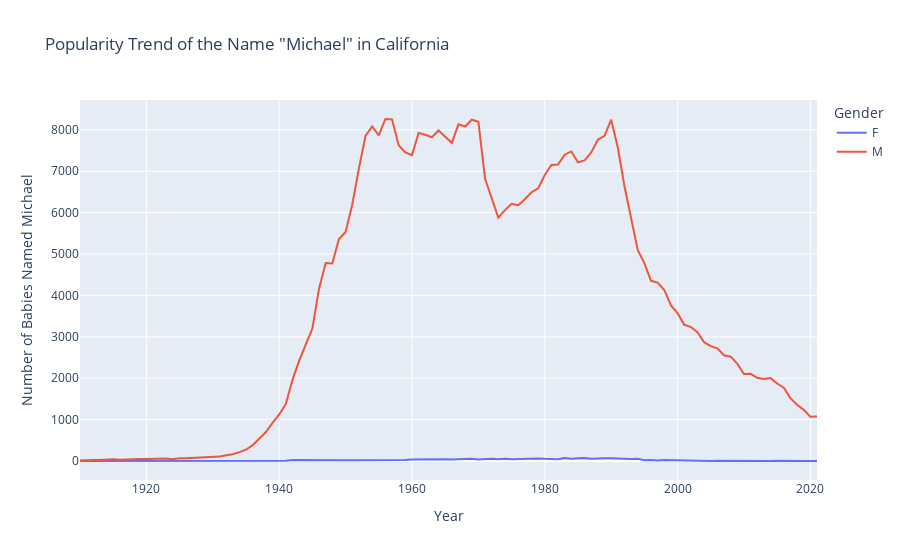
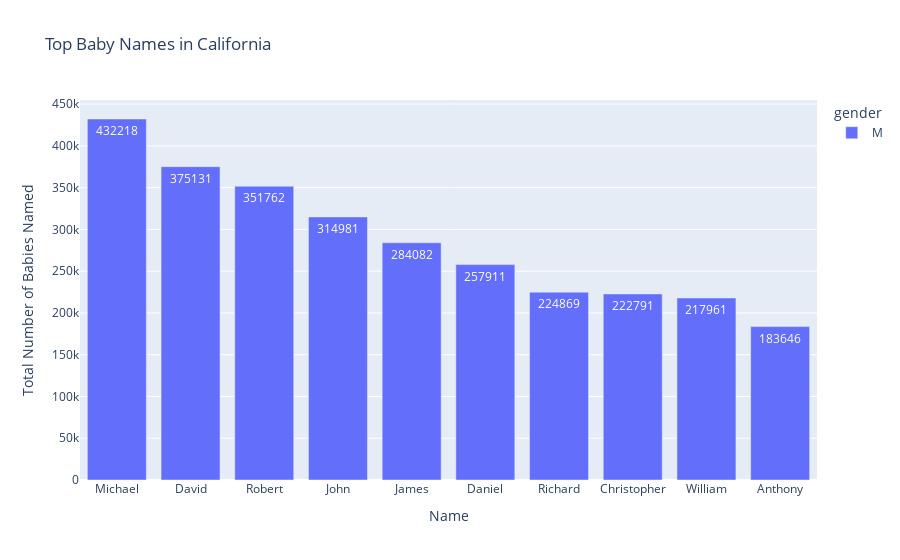
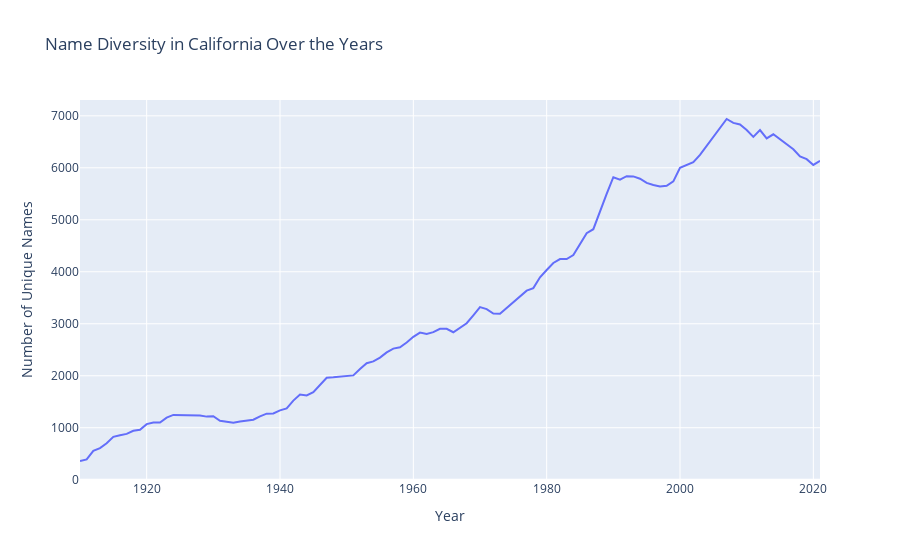

Notebook cell for these charts, in order:
### Code cell
# Removing the Gender Distribution in California plot
# Displaying only the remaining three plots
%matplotlib inline
fig1.show()
fig3.show()
fig4.show()

### Figure 1 — Plotly figure (JSON) as saved in the notebook; plotly's stock layout.template omitted (floating-point values rounded to 4 significant figures)
{"data": [{"hovertemplate": "Gender=F<br>Year=%{x}<br>Number of Babies=%{y}<extra></extra>", "legendgroup": "F", "line": {"color": "#636efa", "dash": "solid"}, "marker": {"symbol": "circle"}, "mode": "lines", "name": "F", "orientation": "v", "showlegend": true, "type": "scatter", "x": [1910, 1911, 1912, 1913, 1914, 1915, 1916, 1917, 1918, 1919, 1920, 1921, 1922, 1923, 1924, 1925, 1926, 1927, 1928, 1929, 1930, 1931, 1932, 1933, 1934, 1935, 1936, 1937, 1938, 1939, 1940, 1941, 1942, 1943, 1944, 1945, 1946, 1947, 1948, 1949, 1950, 1951, 1952, 1953, 1954, 1955, 1956, 1957, 1958, 1959, 1960, 1961, 1962, 1963, 1964, 1965, 1966, 1967, 1968, 1969, 1970, 1971, 1972, 1973, 1974, 1975, 1976, 1977, 1978, 1979, 1980, 1981, 1982, 1983, 1984, 1985, 1986, 1987, 1988, 1989, 1990, 1991, 1992, 1993, 1994, 1995, 1996, 1997, 1998, 1999, 2000, 2001, 2002, 2003, 2004, 2005, 2006, 2007, 2008, 2009, 2010, 2011, 2012, 2013, 2014, 2015, 2016, 2017, 2018, 2019, 2020, 2021], "xaxis": "x", "y": [0, 0, 0, 0, 0, 0, 0, 0, 0, 0, 0, 0, 0, 0, 0, 0, 0, 0, 0, 0, 0, 0, 0, 0, 0, 0, 0, 0, 7, 9, 12, 8, 25, 22, 20, 22, 25, 20, 15, 20, 18, 19, 18, 23, 25, 28, 15, 21, 23, 23, 34, 38, 42, 45, 36, 44, 36, 48, 47, 55, 39, 52, 57, 45, 56, 45, 53, 63, 64, 62, 53, 55, 42, 70, 52, 64, 74, 55, 66, 65, 68, 55, 54, 46, 52, 20, 27, 13, 24, 19, 17, 12, 10, 9, 10, 0, 9, 7, 0, 0, 0, 0, 0, 0, 0, 5, 0, 0, 0, 0, 0, 0], "yaxis": "y"}, {"hovertemplate": "Gender=M<br>Year=%{x}<br>Number of Babies=%{y}<extra></extra>", "legendgroup": "M", "line": {"color": "#EF553B", "dash": "solid"}, "marker": {"symbol": "circle"}, "mode": "lines", "name": "M", "orientation": "v", "showlegend": true, "type": "scatter", "x": [1910, 1911, 1912, 1913, 1914, 1915, 1916, 1917, 1918, 1919, 1920, 1921, 1922, 1923, 1924, 1925, 1926, 1927, 1928, 1929, 1930, 1931, 1932, 1933, 1934, 1935, 1936, 1937, 1938, 1939, 1940, 1941, 1942, 1943, 1944, 1945, 1946, 1947, 1948, 1949, 1950, 1951, 1952, 1953, 1954, 1955, 1956, 1957, 1958, 1959, 1960, 1961, 1962, 1963, 1964, 1965, 1966, 1967, 1968, 1969, 1970, 1971, 1972, 1973, 1974, 1975, 1976, 1977, 1978, 1979, 1980, 1981, 1982, 1983, 1984, 1985, 1986, 1987, 1988, 1989, 1990, 1991, 1992, 1993, 1994, 1995, 1996, 1997, 1998, 1999, 2000, 2001, 2002, 2003, 2004, 2005, 2006, 2007, 2008, 2009, 2010, 2011, 2012, 2013, 2014, 2015, 2016, 2017, 2018, 2019, 2020, 2021], "xaxis": "x", "y": [13, 10, 23, 24, 35, 42, 33, 32, 35, 47, 48, 52, 58, 59, 45, 69, 67, 73, 86, 94, 109, 106, 140, 162, 215, 276, 380, 541, 701, 920, 1124, 1379, 1959, 2417, 2795, 3203, 4164, 4781, 4771, 5364, 5533, 6190, 7064, 7853, 8083, 7865, 8262, 8250, 7630, 7457, 7390, 7927, 7880, 7821, 7984, 7836, 7685, 8134, 8081, 8244, 8197, 6824, 6344, 5880, 6060, 6215, 6180, 6322, 6491, 6587, 6909, 7151, 7160, 7399, 7478, 7216, 7261, 7453, 7761, 7857, 8247, 7572, 6638, 5847, 5098, 4782, 4353, 4311, 4132, 3759, 3572, 3295, 3237, 3109, 2870, 2774, 2723, 2555, 2520, 2349, 2101, 2107, 2011, 1983, 2002, 1871, 1772, 1520, 1358, 1236, 1070, 1078], "yaxis": "y"}], "layout": {"legend": {"title": {"text": "Gender"}, "tracegroupgap": 0}, "title": {"text": "Popularity Trend of the Name \"Michael\" in California"}, "xaxis": {"anchor": "y", "domain": [0, 1], "title": {"text": "Year"}}, "yaxis": {"anchor": "x", "domain": [0, 1], "title": {"text": "Number of Babies Named Michael"}}}}

### Figure 2 — Plotly figure (JSON) as saved in the notebook; plotly's stock layout.template omitted (floating-point values rounded to 4 significant figures)
{"data": [{"alignmentgroup": "True", "hovertemplate": "gender=M<br>name=%{x}<br>number=%{text}<extra></extra>", "legendgroup": "M", "marker": {"color": "#636efa", "pattern": {"shape": ""}}, "name": "M", "offsetgroup": "M", "orientation": "v", "showlegend": true, "text": [432218, 375131, 351762, 314981, 284082, 257911, 224869, 222791, 217961, 183646], "textposition": "auto", "type": "bar", "x": ["Michael", "David", "Robert", "John", "James", "Daniel", "Richard", "Christopher", "William", "Anthony"], "xaxis": "x", "y": [432218, 375131, 351762, 314981, 284082, 257911, 224869, 222791, 217961, 183646], "yaxis": "y"}], "layout": {"barmode": "relative", "legend": {"title": {"text": "gender"}, "tracegroupgap": 0}, "title": {"text": "Top Baby Names in California"}, "xaxis": {"anchor": "y", "domain": [0, 1], "title": {"text": "Name"}}, "yaxis": {"anchor": "x", "domain": [0, 1], "title": {"text": "Total Number of Babies Named"}}}}

### Figure 3 — Plotly figure (JSON) as saved in the notebook; plotly's stock layout.template omitted (floating-point values rounded to 4 significant figures)
{"data": [{"hovertemplate": "year=%{x}<br>name=%{y}<extra></extra>", "legendgroup": "", "line": {"color": "#636efa", "dash": "solid"}, "marker": {"symbol": "circle"}, "mode": "lines", "name": "", "orientation": "v", "showlegend": false, "type": "scatter", "x": [1910, 1911, 1912, 1913, 1914, 1915, 1916, 1917, 1918, 1919, 1920, 1921, 1922, 1923, 1924, 1925, 1926, 1927, 1928, 1929, 1930, 1931, 1932, 1933, 1934, 1935, 1936, 1937, 1938, 1939, 1940, 1941, 1942, 1943, 1944, 1945, 1946, 1947, 1948, 1949, 1950, 1951, 1952, 1953, 1954, 1955, 1956, 1957, 1958, 1959, 1960, 1961, 1962, 1963, 1964, 1965, 1966, 1967, 1968, 1969, 1970, 1971, 1972, 1973, 1974, 1975, 1976, 1977, 1978, 1979, 1980, 1981, 1982, 1983, 1984, 1985, 1986, 1987, 1988, 1989, 1990, 1991, 1992, 1993, 1994, 1995, 1996, 1997, 1998, 1999, 2000, 2001, 2002, 2003, 2004, 2005, 2006, 2007, 2008, 2009, 2010, 2011, 2012, 2013, 2014, 2015, 2016, 2017, 2018, 2019, 2020, 2021], "xaxis": "x", "y": [360, 391, 554, 609, 701, 824, 857, 882, 942, 961, 1069, 1101, 1100, 1194, 1247, 1246, 1240, 1236, 1237, 1214, 1222, 1135, 1118, 1094, 1120, 1131, 1154, 1220, 1270, 1274, 1335, 1372, 1522, 1638, 1621, 1684, 1825, 1962, 1971, 1984, 1990, 2007, 2131, 2241, 2276, 2348, 2449, 2522, 2547, 2639, 2749, 2830, 2804, 2838, 2904, 2902, 2837, 2919, 3010, 3162, 3321, 3283, 3198, 3193, 3300, 3415, 3527, 3637, 3686, 3895, 4034, 4170, 4245, 4245, 4322, 4535, 4741, 4819, 5167, 5497, 5819, 5772, 5838, 5835, 5791, 5710, 5668, 5639, 5653, 5740, 6001, 6047, 6108, 6247, 6417, 6579, 6772, 6939, 6865, 6834, 6728, 6594, 6727, 6565, 6645, 6551, 6440, 6358, 6219, 6167, 6056, 6134], "yaxis": "y"}], "layout": {"legend": {"tracegroupgap": 0}, "title": {"text": "Name Diversity in California Over the Years"}, "xaxis": {"anchor": "y", "domain": [0, 1], "title": {"text": "Year"}}, "yaxis": {"anchor": "x", "domain": [0, 1], "title": {"text": "Number of Unique Names"}}}}
